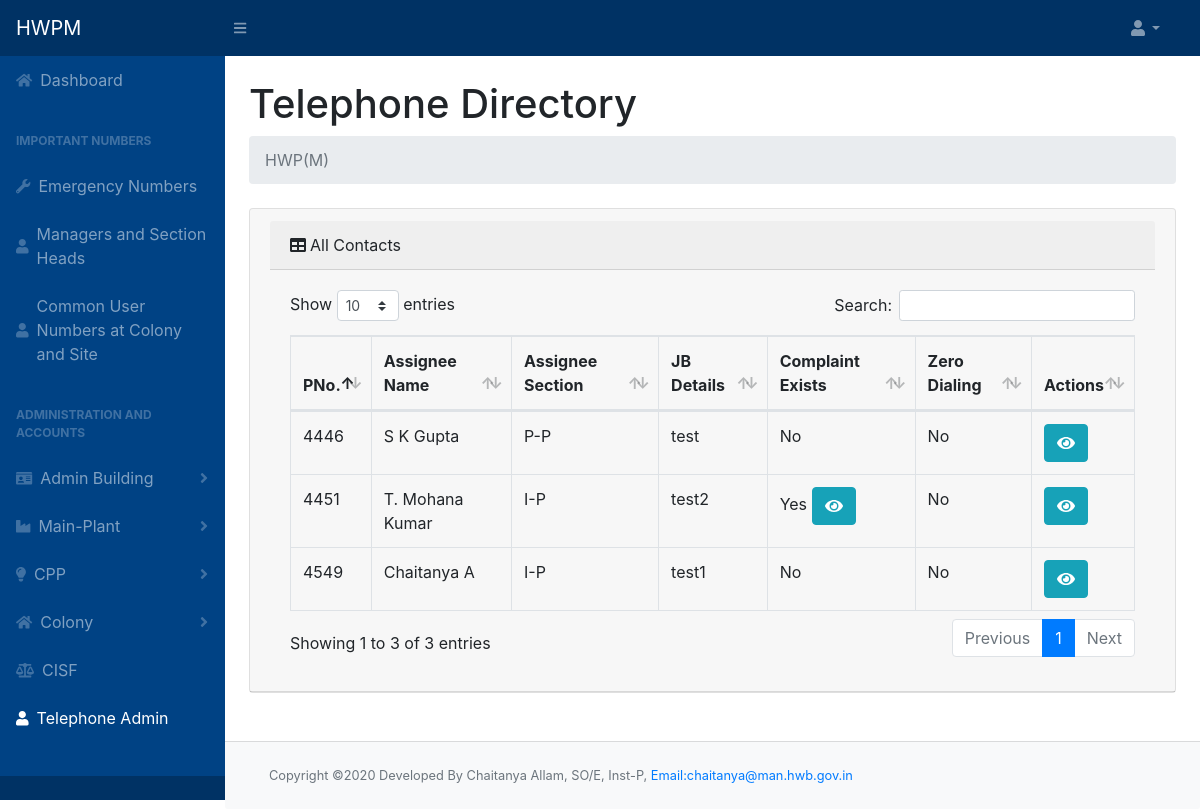
The page /teleadmin.php on the database as committed earlier.
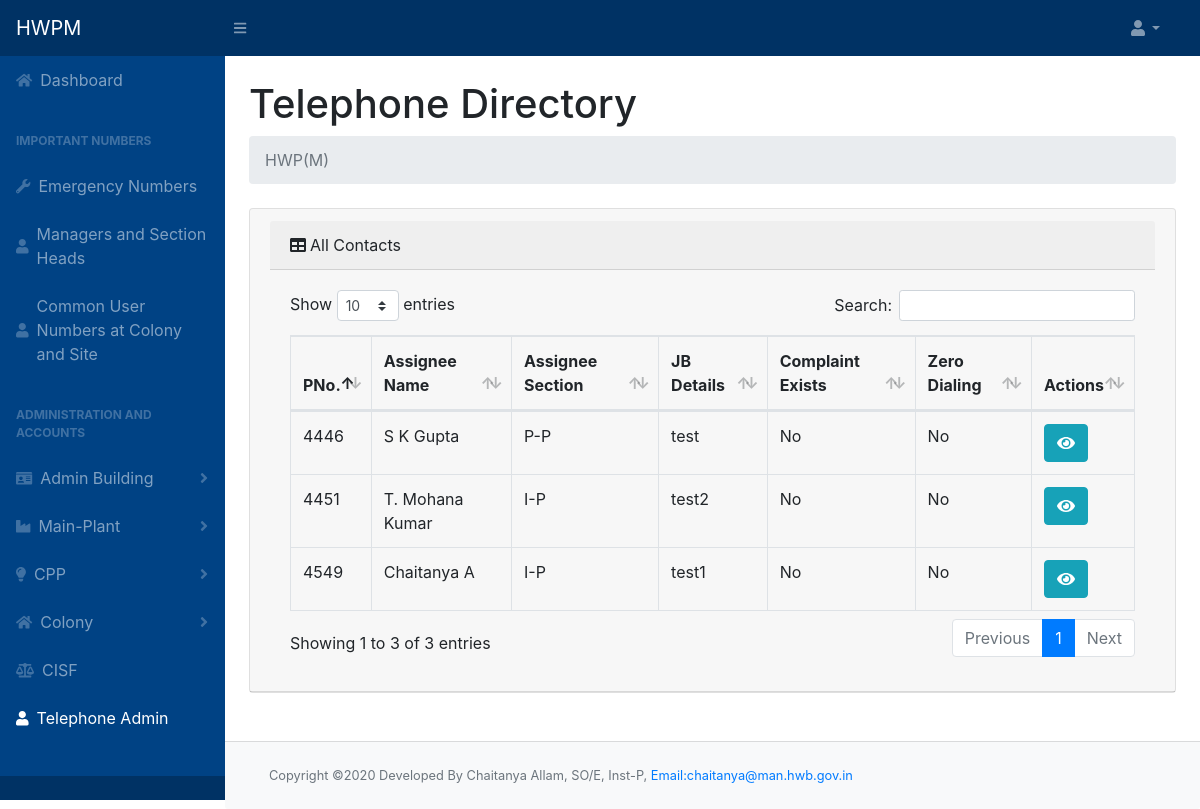
The same page on the database as committed later.
### tables this page shows
CREATE TABLE `phone_master` (
  `pno` int(10) NOT NULL,
  `parallel_pno` int(10) NOT NULL,
  `callerid_phone` int(10) NOT NULL,
  `wireless_phone` int(10) NOT NULL,
  `zero_dialing` int(10) NOT NULL,
  `jbdetails` text NOT NULL,
  `complaint_flag` tinyint(1) NOT NULL,
  `icno` int(10) NOT NULL,
  `off` tinyint(1) NOT NULL,
  `res` tinyint(1) NOT NULL,
  `emergency` tinyint(1) NOT NULL
);

CREATE TABLE `employee` (
  `icno` int(10) NOT NULL,
  `name` varchar(50) NOT NULL,
  `designation` varchar(50) NOT NULL,
  `section` varchar(50) NOT NULL,
  `pno` int(20) NOT NULL,
  `email` varchar(100) NOT NULL,
  `mobile` int(20) NOT NULL
);

### teleadmin.php (the view, shortened to what this page needs)
<!DOCTYPE html>
<html lang="en">
<?php include "header.php";
?>
<div id="layoutSidenav_content">
    <main>
        <div class="container-fluid">
            <h1 class="mt-4">Telephone Directory </h1>
            <ol class="breadcrumb mb-4">
                <li class="breadcrumb-item active">HWP(M)</li>
            </ol>
            <div class="card mb-4">
                <div class="card-header">
                    <div class="card-header"><i class="fas fa-table mr-1"></i>All Contacts</div>
                    <div class="card-body">
                        <div class="table-responsive table-hover">
                            <table class="table table-bordered" id="dataTable" width="100%" cellspacing="0">
                                <thead>
                                    <tr>
                                        <th>PNo.</th>
                                        <th>Assignee Name</th>
                                        <th>Assignee Section</th>
                                        <th>JB Details</th>
                                        <th>Complaint Exists</th>
                                        <th>Zero Dialing</th>
                                        <th>Actions</th>
                                    </tr>
                                </thead>
                                <tbody>
                                    <?php
                                    $query = $conn->query("SELECT * FROM `phone_master`");
                                    while ($row = $query->fetch_assoc()) {
                                        echo "<tr>";
                                    ?>
                                        <td>
                                            <?php echo $row['pno'] ?>
                                        </td>
                                        <td><?php
                                            $query_string2 = "SELECT * FROM employee where `icno`='" . $row['icno'] . "'";
                                            $query2 = $conn->query($query_string2);
                                            if ($query2->num_rows > 0) {
                                                $row2 = $query2->fetch_assoc();
                                                echo $row2['name'];
                                            }
                                            ?></td>
                                        <td><?php if (isset($row2))
                                                echo $row2['section']; ?></td>
                                        <td><?php echo $row['jbdetails'] ?></td>
                                        <td><?php if ($row['complaint_flag'] == 1) {
                                                echo "Yes"; ?>
                                                <button type="button" class="btn btn-info" data-toggle="modal" data-target="#Complaint_Modal" id="viewComplaint" data-id="<?php echo $row['pno'] ?>"><i class="fa fa-eye"></i></button>
                                            <?php } else
                                                echo "No";
                                            ?>
                                        </td>
                                        <td>
                                            <?php if ($row['zero_dialing'] == 1)
                                                echo "Yes";
                                            else
                                                echo "No";
                                            ?>
                                        </td>
                                        <td>
                                            <button type="button" class="btn btn-info" data-toggle="modal" data-target="#myModalview" id="getUser" data-id="<?php echo $row['pno'] ?>"><i class="fa fa-eye"></i></button>
                                        </td>
                                    <?php
                                        echo "</tr>";
                                    } ?>
                                </tbody>
                            </table>
                        </div>
                    </div>
                </div>
            </div>
        </div>
    </main>
    <br>
    <footer class="py-4 bg-light mt-auto card-footer">
        <div class="container-fluid">
            <div class="d-flex align-items-center justify-content-between small">
                <div class="text-muted">Copyright &copy;2020 Developed By Chaitanya Allam, SO/E, Inst-P, <a href="mailto:chaitanya@man.hwb.gov.in" style="font-size:0.8rem">Email:chaitanya@man.hwb.gov.in</a></div>
            </div>
        </div>
    </footer>
</div>
<?php include "footer.php" ?>

### header.php (shortened to what this page needs)
<head>
    <link href="css/styles.css" rel="stylesheet" />
    <link href="css/dataTables.bootstrap4.min.css" rel="stylesheet" />
</head>
<body class="sb-nav-fixed">
    <nav class="sb-topnav navbar navbar-expand navbar-dark bg-dark">
        <a class="navbar-brand" href="index.php">HWPM</a>
        <button class="btn btn-link btn-sm order-1 order-lg-0" id="sidebarToggle" href="#"><i class="fas fa-bars"></i></button>
        <ul class="navbar-nav ml-auto mr-0 mr-md-3 my-2 my-md-0">
            <li class="nav-item dropdown">
                <a class="nav-link dropdown-toggle" id="userDropdown" href="#" role="button" data-toggle="dropdown" aria-haspopup="true" aria-expanded="false"><i class="fas fa-user fa-fw"></i></a>
            </li>
        </ul>
    </nav>
    <div id="layoutSidenav">
        <div id="layoutSidenav_nav">
            <nav class="sb-sidenav accordion sb-sidenav-dark" id="sidenavAccordion">
                <div class="sb-sidenav-menu">
                    <div class="nav">
                        <a class="nav-link" href="index.php">
                            <div class="sb-nav-link-icon"><i class="fas fa-home"></i></div>
                            Dashboard
                        </a>
                       <div class="sb-sidenav-menu-heading">Important Numbers</div>
                        <a class="nav-link collapsed" href="mech.php">
                            <div class="sb-nav-link-icon"><i class="fas fa-wrench"></i></div>
                            Emergency Numbers
                        </a>
                        <a class="nav-link collapsed" href="managers.php">
                            <div class="sb-nav-link-icon"><i class="fas fa-user"></i></div>
                            Managers and Section Heads
                        </a>
                        <a class="nav-link collapsed" href="#">
                            <div class="sb-nav-link-icon"><i class="fas fa-user"></i></div>
                            Common User Numbers at Colony and Site
                        </a>
                        <div class="sb-sidenav-menu-heading">Administration and Accounts</div>
                        <a class="nav-link collapsed" href="#">
                            <div class="sb-nav-link-icon"><i class="fas fa-id-card"></i></div>
                            Admin Building
                            <div class="sb-sidenav-collapse-arrow"><i class="fas fa-angle-down"></i></div>
                        </a>
                        <a class="nav-link collapsed" href="mp.php">
                            <div class="sb-nav-link-icon"><i class="fas fa-industry"></i></div>
                            Main-Plant
                            <div class="sb-sidenav-collapse-arrow"><i class="fas fa-angle-down"></i></div>
                        </a>
                        <a class="nav-link collapsed" href="cpp.php">
                            <div class="sb-nav-link-icon"><i class="fas fa-lightbulb"></i></div>
                            CPP
                            <div class="sb-sidenav-collapse-arrow"><i class="fas fa-angle-down"></i></div>
                        </a>
                        <a class="nav-link collapsed" href="colony.php">
                            <div class="sb-nav-link-icon"><i class="fas fa-home"></i></div>
                            Colony
                            <div class="sb-sidenav-collapse-arrow"><i class="fas fa-angle-down"></i></div>
                        </a>
                        <a class="nav-link collapsed" href="#">
                            <div class="sb-nav-link-icon"><i class="fas fa-balance-scale"></i></div>
                            CISF
                        </a>
                        <a class="nav-link collapsed" href="teleadmin.php">
                            <div class="sb-nav-link-icon"><i class="fas fa-user"></i></div>
                            Telephone Admin
                        </a>
                    </div>
                </div>
                <div class="sb-sidenav-footer">
                </div>
            </nav>
        </div>

### footer.php (shortened to what this page needs)
    </body>
</html>

Rows that differ between the two databases and show on the page:
changed phone_master "test2": complaint_flag "Yes" → "No"
